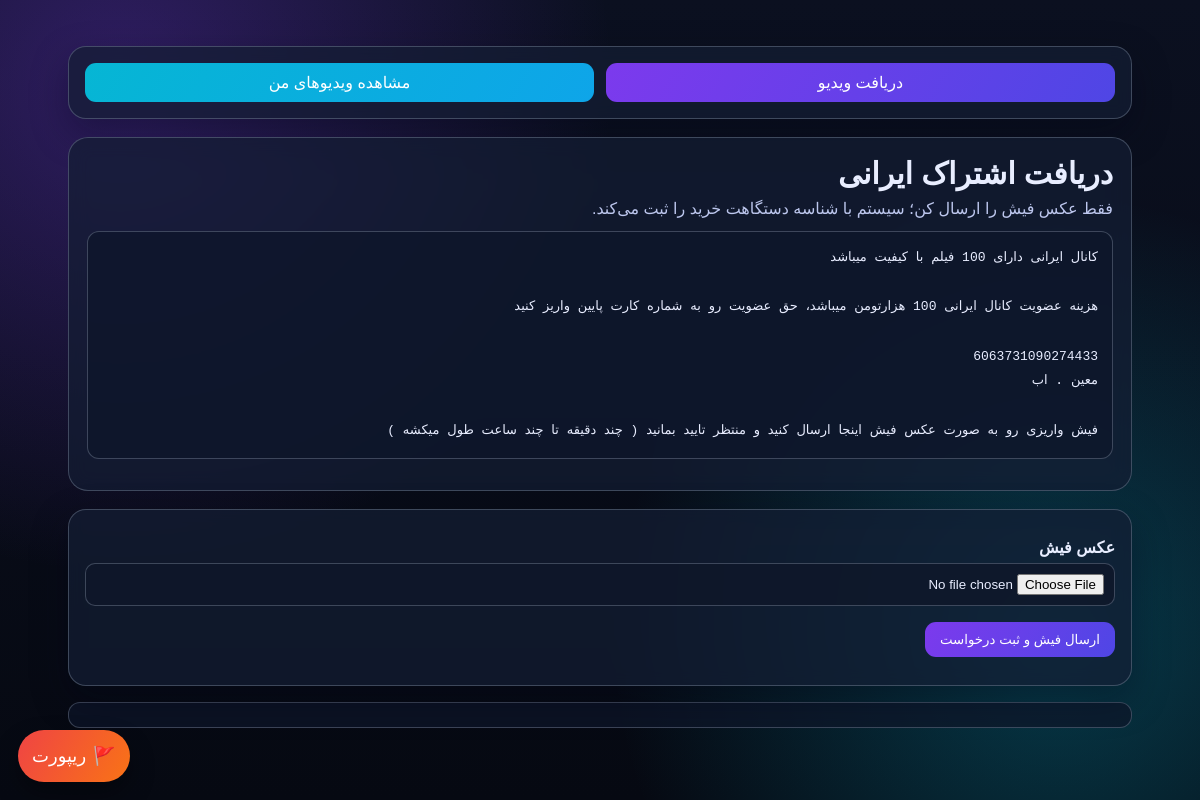
The app's page /buy/irani with its own data.
### tables this page shows
CREATE TABLE categories (
            id INTEGER PRIMARY KEY AUTOINCREMENT,
            slug TEXT NOT NULL UNIQUE,
            title TEXT NOT NULL,
            payment_text TEXT NOT NULL,
            created_at TEXT NOT NULL
        );

### app.py (the view)
@app.route("/buy/<slug>")
def buy_page(slug):
    db = get_db()
    category = db.execute("SELECT * FROM categories WHERE slug=?", (slug,)).fetchone()
    if not category:
        abort(404)
    return render_template("buy.html", category=category)

### app.py (called while the page is built)
def get_db():
    if "db" not in g:
        g.db = sqlite3.connect(DB_PATH)
        g.db.row_factory = sqlite3.Row
        g.db.execute("PRAGMA journal_mode=WAL")
        g.db.execute("PRAGMA synchronous=NORMAL")
        g.db.execute("PRAGMA temp_store=MEMORY")
    return g.db

### templates/buy.html (shortened to what this page needs)
﻿{% extends "base.html" %}
{% block content %}
<section class="hero hero-glass">
  <h1>دریافت اشتراک {{ category.title }}</h1>
  <p>فقط عکس فیش را ارسال کن؛ سیستم با شناسه دستگاهت خرید را ثبت می‌کند.</p>
  <pre class="payment-text">{{ category.payment_text }}</pre>
</section>
<form id="buy-form" class="form-card" enctype="multipart/form-data">
  <label>عکس فیش</label>
  <input type="file" name="receipt" accept="image/*" required />
  <button class="btn form-submit-btn" type="submit">ارسال فیش و ثبت درخواست</button>
</form>
<div id="form-result" class="result-box"></div>
{% endblock %}

### static/css/style.css (style rules this page uses)
* { box-sizing: border-box; }
body { margin: 0; font-family: Tahoma, Arial, sans-serif; background: radial-gradient(circle at 10% 10%, rgba(124, 58, 237, 0.32) 0, transparent 38%), radial-gradient(circle at 88% 80%, rgba(6, 182, 212, 0.28) 0, transparent 36%), linear-gradient(180deg, var(--bg), #060912); color: var(--ink); min-height: 100vh; }
.hero { margin-bottom: 18px; }
.hero-glass { background: var(--panel); border: 1px solid var(--line); border-radius: 20px; padding: 18px; backdrop-filter: blur(10px); }
.hero h1 { margin: 0 0 8px; font-size: 30px; }
.hero p { margin: 0; color: var(--muted); }
.card, .form-card, .table-wrap { background: var(--panel); border: 1px solid var(--line); border-radius: 18px; padding: 16px; backdrop-filter: blur(8px); box-shadow: 0 14px 36px rgba(2, 6, 23, 0.35); }
.btn { display: inline-block; border: none; background: linear-gradient(120deg, var(--accent), #4f46e5); color: #fff; text-decoration: none; padding: 10px 15px; border-radius: 11px; cursor: pointer; transition: transform .2s ease, filter .2s ease; }
label { display: block; margin: 12px 0 6px; font-weight: 700; }
input, textarea, select { width: 100%; padding: 10px; border: 1px solid var(--line); border-radius: 10px; background: rgba(15, 23, 42, 0.8); color: var(--ink); }
.form-card input, .form-card textarea, .form-card select, .form-card button { margin-bottom: 12px; }
.form-submit-btn { margin-top: 4px; }
.payment-text { background: rgba(15, 23, 42, 0.72); border: 1px solid var(--line); border-radius: 12px; white-space: pre-wrap; padding: 14px; line-height: 1.9; }
.result-box { margin-top: 14px; white-space: pre-wrap; background: rgba(15, 23, 42, 0.72); border: 1px solid var(--line); border-radius: 12px; padding: 12px; }

### records on screen
categories: title "ایرانی", payment_text "کانال ایرانی دارای 100 فیلم با کیفیت میباشد هزینه عضویت کانال ایرانی 100 هزارتومن میباشد، حق عضویت رو به شماره کارت پایین واریز کنید 6063731090274433 معین . اب فیش واریزی رو به صورت عکس فیش اینجا ارسال کنید و منتظر تایید بمانید ( چند دقیقه تا چند ساعت طول میکشه )"
